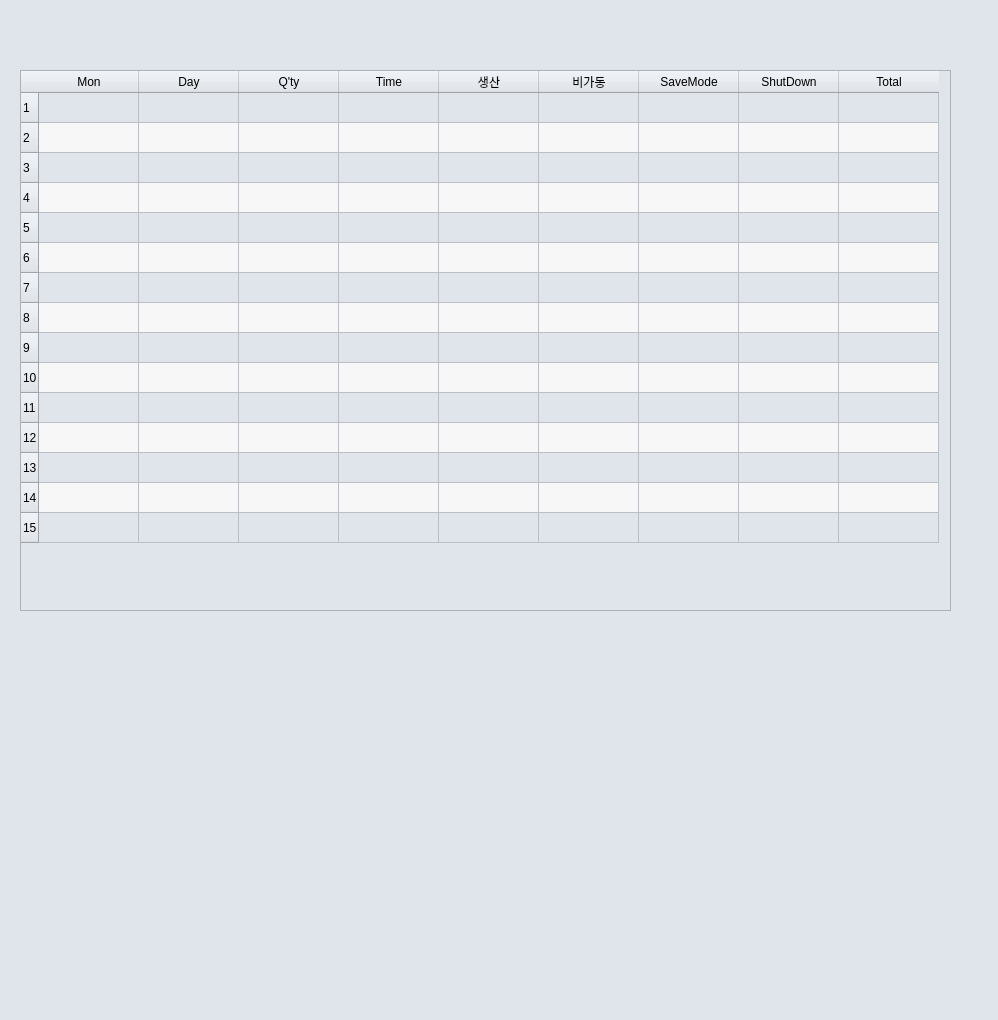
<?xml version="1.0" encoding="UTF-8"?>
<ui version="4.0">
 <class>Dialog</class>
 <widget class="QDialog" name="Dialog">
  <property name="geometry">
   <rect>
    <x>0</x>
    <y>0</y>
    <width>998</width>
    <height>1020</height>
   </rect>
  </property>
  <property name="windowTitle">
   <string>Dialog</string>
  </property>
  <property name="styleSheet">
   <string notr="true">background-color: #E0E5EC;</string>
  </property>
  <widget class="QTableWidget" name="tableWidget_2">
   <property name="geometry">
    <rect>
     <x>20</x>
     <y>70</y>
     <width>931</width>
     <height>541</height>
    </rect>
   </property>
   <property name="dragEnabled">
    <bool>true</bool>
   </property>
   <property name="alternatingRowColors">
    <bool>true</bool>
   </property>
   <property name="rowCount">
    <number>15</number>
   </property>
   <row>
    <property name="text">
     <string>1</string>
    </property>
   </row>
   <row>
    <property name="text">
     <string>2</string>
    </property>
   </row>
   <row>
    <property name="text">
     <string>3</string>
    </property>
   </row>
   <row>
    <property name="text">
     <string>4</string>
    </property>
   </row>
   <row/>
   <row/>
   <row/>
   <row/>
   <row/>
   <row/>
   <row/>
   <row/>
   <row/>
   <row/>
   <row/>
   <column>
    <property name="text">
     <string>Mon</string>
    </property>
   </column>
   <column>
    <property name="text">
     <string>Day</string>
    </property>
   </column>
   <column>
    <property name="text">
     <string>Q'ty</string>
    </property>
   </column>
   <column>
    <property name="text">
     <string>Time</string>
    </property>
   </column>
   <column>
    <property name="text">
     <string>생산</string>
    </property>
   </column>
   <column>
    <property name="text">
     <string>비가동</string>
    </property>
   </column>
   <column>
    <property name="text">
     <string>SaveMode</string>
    </property>
   </column>
   <column>
    <property name="text">
     <string>ShutDown</string>
    </property>
   </column>
   <column>
    <property name="text">
     <string>Total</string>
    </property>
   </column>
  </widget>
 </widget>
 <resources/>
 <connections/>
</ui>
